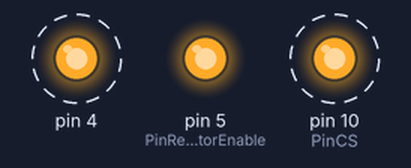
Recording of a sketch running on a simulated Arduino Uno, built with avr-gcc and run on an emulated ATmega328P. Shown: output pins drawn as LEDs (lit = HIGH). Dashed ring = blinking. What the sketch prints to the serial monitor is not drawn.

Above: at 0.9 s.
Timing chart, 0 to 3.6 s (numbered marks = the images above):
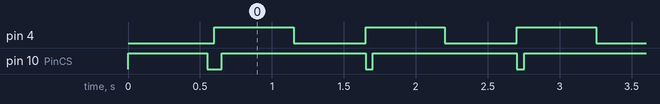

Measured:
- by itself, pin 4: alternates HIGH for 0.55 s and LOW for 0.50 s
- by itself, pin 10 (PinCS): alternates HIGH for 1.0 s and LOW for 0.05 s
- by itself, everything shown: repeats every 1.1 s, in 3 steps

The sketch:

Ampel.ino
```cpp
/*
    Name:       Ampel.ino
    Created:	09.11.2019 23:40:13
    Author:     Tobias
*/

// Define User Types below here or use a .h file
//


// Define Function Prototypes that use User Types below here or use a .h file
//


// Define Functions below here or use other .ino or cpp files
//

// The setup() function runs once each time the micro-controller starts
void setup()
{
	Serial.begin(9600);
	init();
	delay(500);
	pinMode(4, OUTPUT);
	setNodeAddress(0xA6);
}

// Add the main program code into the continuous loop() function
void loop()
{
	digitalWrite(4, HIGH);
	Serial.println(getNodeAddress());
	delay(500);
	digitalWrite(4, LOW);
	delay(500);
}
```

RF69_Driver.ino
```cpp
#ifndef spi
#include <SPI.h>
#endif

// Pins

// Pull low to completely cut power to the radio
#define PinRegulatorEnable 5

// Pull LOW to turn on the radio
#define PinReset 9


#define PinCS 10

// RF69 SPI Registers

/*
 FIFO
*/
#define RegFIFO 0x00

/*
	7) SequencerOff (Datasheet 4.2)
	6) ListenOn
	5) ListenAbort
	4-2) Mode
		000 -> Sleep
		001 -> STDBY
		010 -> Frequ. Synth. Mode
		011 -> Transmitter Mode
		100 -> Receiver Mode
*/
#define RegOpMode			0x01

/*
	6-5) DataMode
		00 -> Packet Mode
		10 -> Continous with bit synchronizer
		11 -> Continous without ...
*/
#define RedDataModul 0x02

#define RegNodeAdrs			0x39
#define RegBroadcastAdrs	0x3A
#define RegAutoModes		0x3B

/*

*/
#define RegFifoThresh		0x3C

/*
	3) TempMeasStart (set to 1 if you want to trigger a measurement)
	2) TempMeasRunning (1 while meas. is running)
*/
#define RegTemp1			0x4E

/*
	Measured Temperature (1°C per LSB)
*/
#define RegTemp2			0x4F

void init(){
	initBoard();
	initSpi();
}

void initBoard(){
	pinMode(PinRegulatorEnable, OUTPUT);
	pinMode(PinReset, OUTPUT);

	digitalWrite(PinRegulatorEnable, HIGH);
	digitalWrite(PinReset, LOW);
}

void initSpi(){
	SPI.begin();
	SPI.beginTransaction(SPISettings(9600, MSBFIRST, SPI_MODE0));
	pinMode(PinCS, OUTPUT);
	delay(50);
}

byte readTemp(){
	writeRegister(RegTemp1, (1 << 3));
	delay(1);
	byte temp = readRegister(RegTemp2);
	return temp;
}

void writeRegister(byte reg, byte val){
	digitalWrite(PinCS, LOW);
	delay(50);
	byte addrByte = (1 << 7) | reg;
	SPI.transfer(addrByte);
	SPI.transfer(val);
	digitalWrite(PinCS, HIGH);
	return;
}

byte readRegister(byte reg){
	digitalWrite(PinCS, LOW);
	delay(50);
	SPI.transfer(reg);
	delay(1);
	byte answer = SPI.transfer(0);
	digitalWrite(PinCS, HIGH);
	return answer;
}

void setNodeAddress(byte addr){
	writeRegister(RegNodeAdrs, addr);
}

byte getNodeAddress(){
	return readRegister(RegNodeAdrs);
}

void setBroadcastAddress(byte addr){
	writeRegister(RegBroadcastAdrs, addr);
}

byte getBroadcastAddress(){
	return readRegister(RegBroadcastAdrs);
}

void sendData(byte* data, byte len){
	digitalWrite(PinCS, LOW);
	SPI.transfer(RegFIFO | (1 << 7));
	for (int i = 0; i<len; i++)
		SPI.transfer(data[i]);
	digitalWrite(PinCS, HIGH);
	writeRegister(RegOpMode, (011) << 2);
}
```
